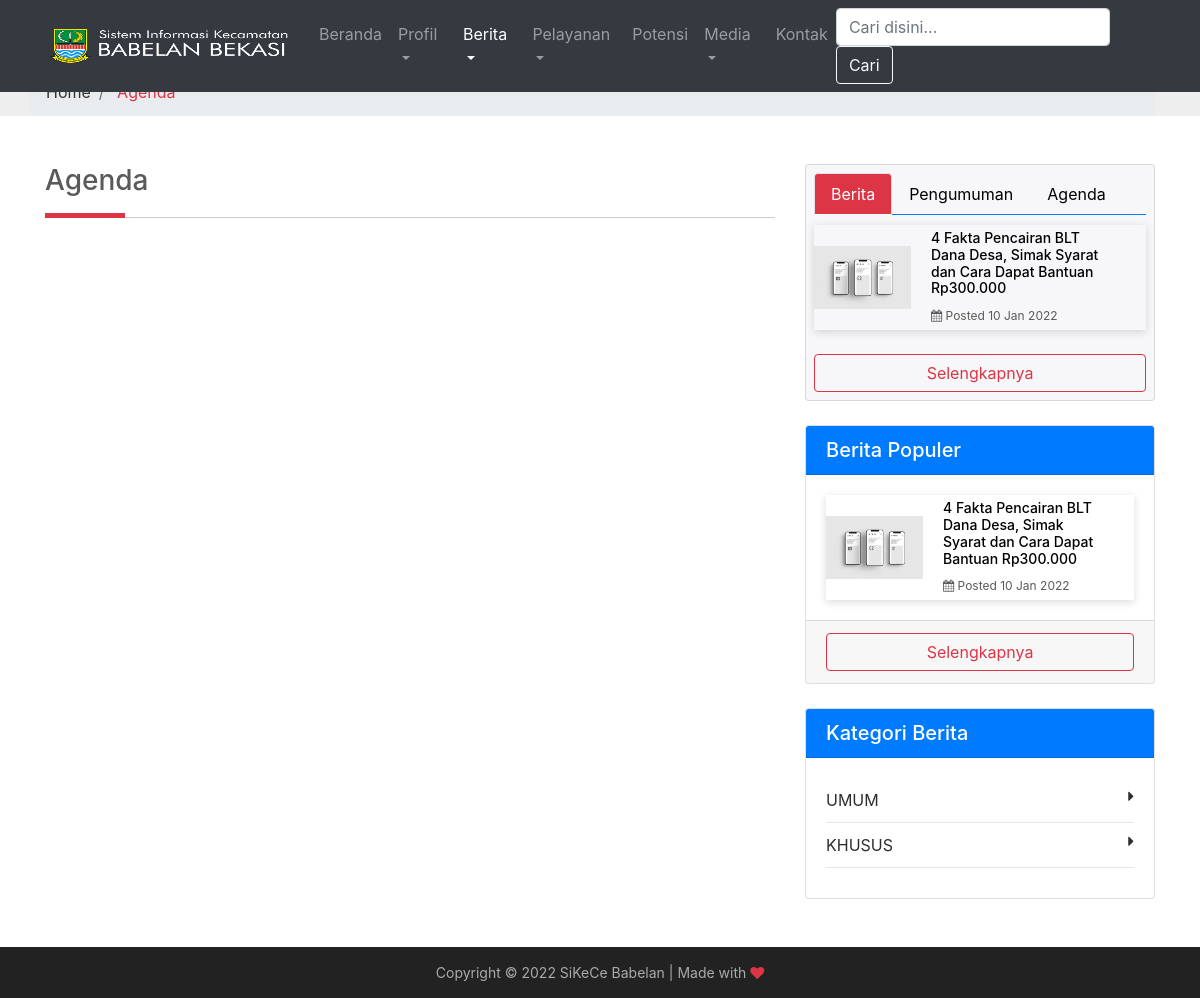
The page /index.php/agenda on the database its author committed.
### tables this page shows
CREATE TABLE `tb_identitas` (
  `id` int(11) NOT NULL,
  `favicon` varchar(255) NOT NULL,
  `brand` varchar(255) NOT NULL,
  `email` varchar(80) NOT NULL,
  `alamat` varchar(255) NOT NULL,
  `telepon` varchar(13) NOT NULL,
  `maps` text DEFAULT NULL
);

CREATE TABLE `tb_berita` (
  `id` int(11) NOT NULL,
  `judul` varchar(150) NOT NULL,
  `tanggal` datetime NOT NULL,
  `isi` text NOT NULL,
  `gambar` varchar(255) DEFAULT NULL,
  `tayang` int(11) DEFAULT 0,
  `slug` varchar(200) DEFAULT NULL,
  `userid` int(11) DEFAULT NULL,
  `kategoriid` int(11) DEFAULT NULL
);

CREATE TABLE `tb_kategori` (
  `id` int(11) NOT NULL,
  `nama` varchar(30) NOT NULL
);

### application/controllers/Agenda.php (called while the page is built, shortened)
<?php
class Agenda extends CI_Controller {
	function __construct() {
		$this->load->model('m_berita');
		$this->load->model('m_kategori');
		$this->load->model('m_pengumuman');
		$this->load->model('m_agenda');
		$this->load->model('m_pengunjung');
		$this->load->model('m_instagram');
		$this->load->model('m_identitas');
	}
	function index() {
		$x['agendaterbaru'] = $this->m_agenda->get_agenda_terbaru();
		$x['allkate'] = $this->m_kategori->get_all_kategori();
		$x['pengumumanterbaru'] = $this->m_pengumuman->get_pengumuman_terbaru();
		$x['populer'] = $this->m_berita->get_berita_populer();
		$x['beritaterbaru'] = $this->m_berita->get_berita_terbaru();
		$x['ig'] = $this->m_instagram->get_all_instagram();
		$x['iden'] = $this->m_identitas->get_all_identitas();
		$this->load->view('agenda', $x);
	}
}

### index.php (called while the page is built, shortened)
<?php
require_once BASEPATH . 'core/CodeIgniter.php';

### application/models/M_identitas.php (called while the page is built, shortened)
<?php
class M_identitas extends CI_Model {
	function get_all_identitas() {
		$hsl = $this->db->get_where('tb_identitas', array('id' => '1'));
		return $hsl;
	}
}

### application/models/M_berita.php (called while the page is built, shortened)
<?php
class M_berita extends CI_Model {
	function get_berita_populer() {
		$this->db->select('*,DATE_FORMAT(tanggal,"%d %M %Y %h:%i") AS tanggal1');
		$this->db->from('tb_berita');
		$this->db->join('tb_user', 'tb_user.id = tb_berita.userid', 'INNER');
		$this->db->order_by('tayang', 'DESC');
		$this->db->limit(3);
		$hsl = $this->db->get();
		return $hsl;
	}
	function get_berita_terbaru() {
		$this->db->select('*,DATE_FORMAT(tanggal,"%d %M %Y %h:%i") AS tanggal1');
		$this->db->from('tb_berita');
		$this->db->join('tb_user', 'tb_user.id = tb_berita.userid', 'INNER');
		$this->db->order_by('tanggal', 'DESC');
		$this->db->limit(3);
		$hsl = $this->db->get();
		return $hsl;
	}
}

### application/models/M_kategori.php (called while the page is built, shortened)
<?php
class M_kategori extends CI_Model {
	function get_all_kategori() {
		$hsl = $this->db->query("select * from tb_kategori");
		return $hsl;
	}
}

### application/views/template/widget.php (the view, shortened to what this page needs)
<div class="widgett" >
  <nav style="margin-bottom: 10px;">
    <div class="nav nav-tabs border-primary" id="nav-tab" role="tablist">
      <a class="nav-item nav-link active" id="nav-berita-tab" data-toggle="tab" href="#nav-berita" role="tab" aria-controls="nav-berita" aria-selected="true">Berita</a>
      <a class="nav-item nav-link" id="nav-pengumuman-tab" data-toggle="tab" href="#nav-pengumuman" role="tab" aria-controls="nav-pengumuman" aria-selected="true">Pengumuman</a>
      <a class="nav-item nav-link" id="nav-agenda-tab" data-toggle="tab" href="#nav-agenda" role="tab" aria-controls="nav-agenda" aria-selected="false">Agenda</a>
    </div>
  </nav>
  <div class="tab-content" id="nav-tabContent">
    <div class="tab-pane fade show active" id="nav-berita" role="tabpanel" aria-labelledby="nav-berita-tab">
     <?php foreach ($beritaterbaru->result() as $row): ?>
       <a href="<?php echo site_url('berita/vw-' . $row->slug); ?>">
        <div class="single-blog-post post-style-2 d-flex align-items-center">
          <div class="post-thumbnail">
            <img src="<?php echo base_url() . 'assets/images/' . $row->gambar; ?>" alt="" class="img-fluid" width="100">
          </div>
          <div class="post-content">
           <a href="<?php echo site_url('berita/vw-' . $row->slug); ?>" class="headline">
             <h5><?php echo $row->judul; ?></h5>
           </a>
           <div class="post-meta">
            <p><i class="fa fa-calendar"></i> Posted <?php echo date("d", strtotime($row->tanggal1)); ?> <?php echo date("M Y", strtotime($row->tanggal1)); ?></p>
          </div>
        </div>
      </div>
    </a>
  <?php endforeach;?>
  <br>
  <a href="<?php echo site_url('berita'); ?>" class="btn btn-outline-danger btn-block">Selengkapnya</a>
</div>
</div>
</div>
<div class="card my-4">
  <h5 class="card-header bg-primary text-white">Berita Populer</h5>
  <div class="card-body">
    <?php foreach ($populer->result() as $row): ?>
     <a href="<?php echo site_url('berita/vw-' . $row->slug); ?>">
      <div class="single-blog-post post-style-2 d-flex align-items-center">
        <div class="post-thumbnail">
          <img src="<?php echo base_url() . 'assets/images/' . $row->gambar; ?>" alt="" class="img-fluid" width="100">
        </div>
        <div class="post-content">
          <a href="<?php echo site_url('berita/vw-' . $row->slug); ?>" class="headline">
           <h5><?php echo $row->judul; ?></h5>
         </a>
         <div class="post-meta">
          <p><i class="fa fa-calendar"></i> Posted <?php echo date("d", strtotime($row->tanggal1)); ?> <?php echo date("M Y", strtotime($row->tanggal1)); ?></p>
        </div>
      </div>
    </div>
  </a>
<?php endforeach;?>
</div>
<div class="card-footer">
  <a href="<?php echo site_url('berita'); ?>" class="btn btn-outline-danger btn-block">Selengkapnya</a>
</div>
</div>
<div class="card my-4">
 <h5 class="card-header bg-primary text-white">Kategori Berita</h5>
 <div class="card-body">
  <div class="blog-category_block">
    <ul>
      <?php foreach ($allkate->result() as $row): ?>
        <li><a href="<?php echo site_url('berita/kategori/' . str_replace(" ", "-", $row->nama)); ?>"><?php echo $row->nama; ?><i class="fa fa-caret-right" aria-hidden="true"></i></a></li>
      <?php endforeach;?>
    </ul>
  </div>
</div>
</div>

### application/views/template/menu.php (shortened to what this page needs)
<?php $iden = $iden->row_array()?>
<header>
    <nav class="navbar navbar-expand-xl navbar-dark fixed-top bg-dark">
        <div class="container">
            <a class="navbar-brand" href="<?php echo site_url() ?>">
                <img src="<?php echo base_url() . 'assetss/favicon/' . $iden['brand'] ?>" width="250" height="40"
                    alt="">
            </a>
            <div class="collapse navbar-collapse" id="navbarCollapse">
                <ul class="navbar-nav mr-auto">
                    <li
                        <?php echo (($this->uri->segment(1) == "beranda" || $this->uri->segment(1) == "") ? 'class="nav-item active"' : 'class="nav-item"') ?>>
                        <a class="nav-link" href="<?php echo base_url() . 'beranda'; ?>">Beranda</a>
                    </li>
                    <li class="nav-item dropdown <?php if ($this->uri->segment(1) == "sambutan" || $this->uri->segment(1) == "strukturorganisasi" || $this->uri->segment(1) == "visimisi" || $this->uri->segment(1) == "profilpegawai" || $this->uri->segment(1) == "desa") {
	echo 'active'
	;
}
?>">
                        <a class="nav-link dropdown-toggle" href="#" id="navbarDropdown" role="button"
                            data-toggle="dropdown" aria-haspopup="true" aria-expanded="false">
                            Profil
                        </a>
                    </li>
                    <li class="nav-item dropdown  <?php if ($this->uri->segment(1) == "berita" || $this->uri->segment(1) == "agenda" || $this->uri->segment(1) == "pengumuman") {
	echo 'active';}?>">
                        <a class="nav-link dropdown-toggle" href="#" id="navbarDropdown" role="button"
                            data-toggle="dropdown" aria-haspopup="true" aria-expanded="false">
                            Berita
                        </a>
                    </li>
                    <li class="nav-item dropdown  <?php if ($this->uri->segment(1) == "alurpelayanan" || $this->uri->segment(1) == "denahpelayanan" || $this->uri->segment(1) == "jenispelayanan") {
	echo 'active';}?>">
                        <a class="nav-link dropdown-toggle" href="#" id="navbarDropdown" role="button"
                            data-toggle="dropdown" aria-haspopup="true" aria-expanded="false">
                            Pelayanan
                        </a>
                    </li>
                    <li
                        <?php echo (($this->uri->segment(1) == "potensi") ? 'class="nav-item active"' : 'class="nav-item "') ?>>
                    <li
                        <?php echo (($this->uri->segment(1) == "potensi") ? 'class="nav-item active"' : 'class="nav-item "') ?>>
                        <a class="nav-link" href="<?php echo base_url() . 'potensi'; ?>">Potensi</a>
                    </li>
                    <li class="nav-item dropdown <?php if ($this->uri->segment(1) == "media" || $this->uri->segment(1) == "download") {
	echo 'active';}?>">
                        <a class="nav-link dropdown-toggle" href="#" id="navbarDropdown" role="button"
                            data-toggle="dropdown" aria-haspopup="true" aria-expanded="false">
                            Media
                        </a>
                    </li>
                    <li
                        <?php echo (($this->uri->segment(1) == "kontak") ? 'class="nav-item active"' : 'class="nav-item "') ?>>
                        <a class="nav-link" href="<?php echo base_url() . 'kontak'; ?>">Kontak</a>
                    </li>
                </ul>
                <form class="form-inline mt-2 mt-md-0" action="<?php echo site_url('berita/search'); ?>" method="get">
                    <input class="form-control mr-sm-2" type="text" placeholder="Cari disini..." aria-label="Search"
                        name="keyword">
                    <button class="btn btn-outline-light my-2 my-sm-0" type="submit">Cari</button>
                </form>
            </div>
        </div>
    </nav>
</header>

### assetss/css/carousel.css (style rules this page uses)
body { padding-top: 3rem; color: #5a5a5a; }

### assetss/css/style.css (style rules this page uses)
html, body { height: 100%; }
.blog-category_block ul { margin: 0; padding: 0; }
.blog-category_block ul li { list-style: none; margin: 10px 0; border-bottom: 1px solid rgba(0, 0, 0, 0.1); }
.blog-category_block ul li a { color: #2d2d2d; text-decoration: none; padding-bottom: 10px; display: block; }
.blog-category_block ul li a i { float: right; }
.widgett { background-color: #F7F7F9 !important; border: 1px solid rgba(0,0,0,.125); border-radius: .25rem; padding: .5rem; }
.nav-tabs .nav-item.show .nav-link, .nav-tabs .nav-link.active { background-color: #DC3545; color: #ffffff; }
a { color:#000000; }
.single-blog-post { position: relative; z-index: 1; box-shadow: 0 2px 8px rgba(0, 0, 0, 0.15); margin-bottom: 5px; }
.single-blog-post .post-thumbnail { position: relative; z-index: 1; }
.single-blog-post .post-content { padding: 20px 30px; }
.single-blog-post .post-content .headline h5 { font-size: 18px; margin-bottom: 10px; }
.single-blog-post .post-content p { margin-bottom: 20px; }
.single-blog-post .post-content .post-meta p { margin-bottom: 0; font-size: 12px; }
.single-blog-post.post-style-2 { margin-bottom: 5px; }
.single-blog-post.post-style-2 .post-thumbnail { -webkit-box-flex: 0; -ms-flex: 0 0 97px; flex: 0 0 97px; min-width: 97px; margin-right: 15px; }
.single-blog-post.post-style-2 .post-content { padding: 5px 30px 5px 5px; }
.single-blog-post.post-style-2 .post-content .headline h5 { font-size: 14px; margin-bottom: 10px; }
.single-blog-post.post-style-2:last-of-type { margin-bottom: 0; }

### rows shown on the page
tb_identitas: brand (picture)
tb_berita: gambar (picture), judul "4 Fakta Pencairan BLT Dana Desa, Simak Syarat dan Cara Dapat Bantuan Rp300.000", tanggal1 "10", tanggal1 "Jan 2022"
tb_kategori: nama "UMUM"
tb_kategori: nama "KHUSUS"

### other values the page prints
$segment "Agenda"
